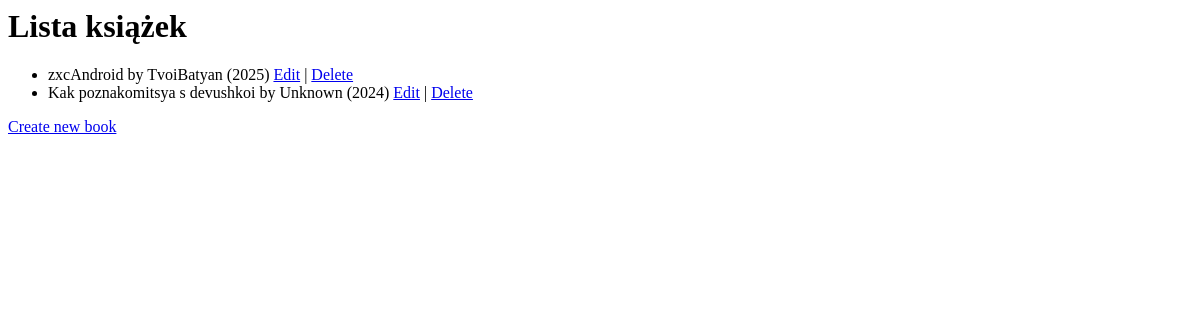
Before: / with the older database file.
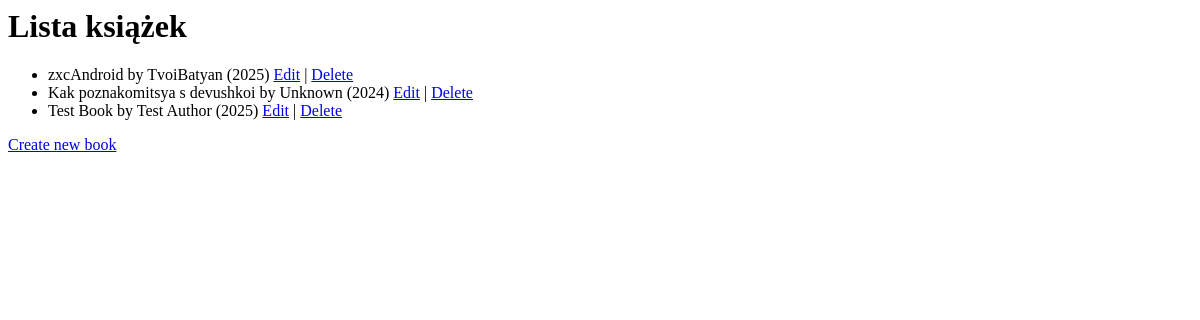
After: the same page with the newer database file.
### books/models.py (models this page shows, shortened)
class Book(models.Model):
    title = models.CharField(max_length=200)
    author = models.CharField(max_length=100)
    publication_year = models.IntegerField()

### books/views.py (the view)
# urls.py: path('', views.book_list, name='book_list'),
def book_list(request):
    books = Book.objects.all()
    return render(request, 'books/book_list.html', {'books': books})

### books/templates/books/book_list.html
<h1>Lista książek</h1>
<ul>
    {% for book in books %}
    <li>
        {{ book.title }} by {{ book.author }} ({{ book.publication_year }})
        <a href="{% url 'book_update' book.pk %}">Edit</a> |
        <a href="{% url 'book_delete' book.pk %}">Delete</a>
    </li>
    {% endfor %}
</ul>
<a href="{% url 'book_create' %}" class = "btn-add-book">Create new book</a>

Changed rows visible on the page:
added Book: title "Test Book", author "Test Author", publication_year "2025"
